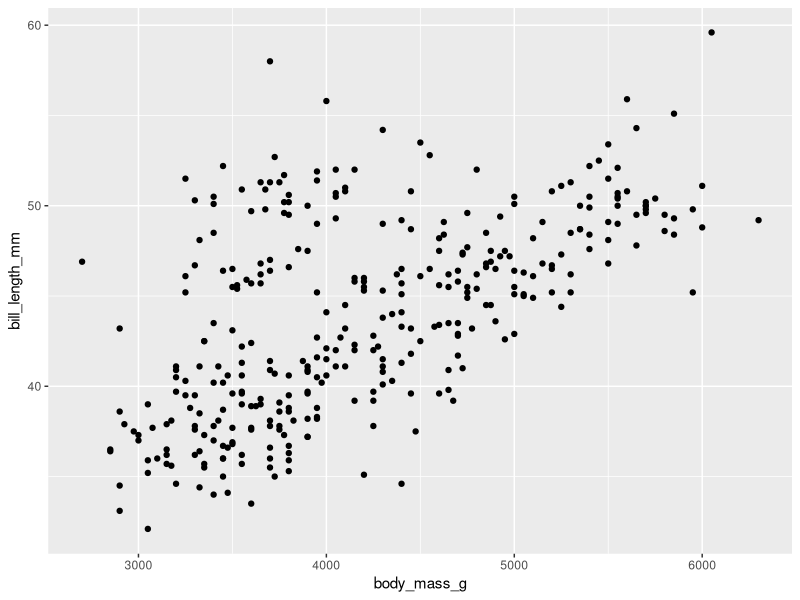
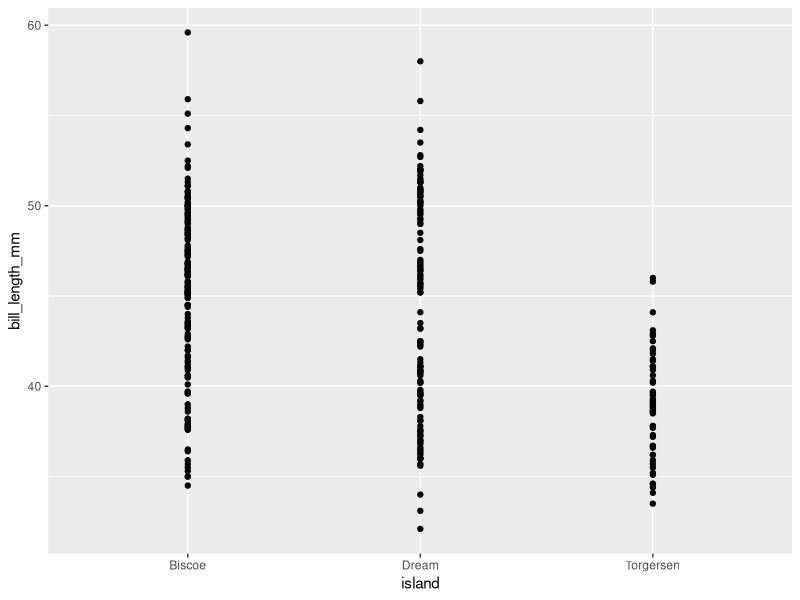
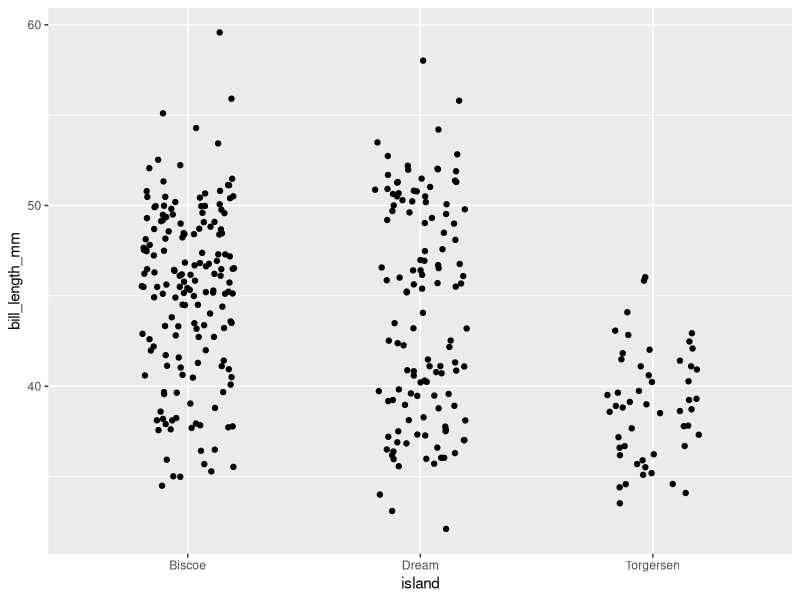

These charts were generated, in order, by the following R code:
## Session 2: Working directories, workflows, packages, and {ggplot2}
## June 16, 2022
## KFP


# -------------------------------- #

# working directory


## the working directory is the folder on your computer where R will look for files
## and export files to
## all files being used in the script *must* be in the working directory, or R will not be able to import them.


## you can access the current working directory using:
getwd()

## DO NOT SET THE WORKING DIRECTORY USING A HARD-CODED FILEPATH. 
## THAT IS A HORRIBLE WAY TO CODE.


## instead, create an Rproject for each of your projects
## Rprojects allow you to organize all your files and scripts within a single WD, 
## and will also allow you to open and run multiple projects simultaneously.


# -------------------------------- #

# packages

## packages are add-ons to R that allow us to perform additional functions
## packages can serve different purposes - statistical tests, data cleaning, graphs, etc.

## some packages are available on CRAN (the official R network), and some are available on GitHub.
## check out how to download and install packages here: https://github.com/kaizadp/introductoryR/wiki/packages

## you will need to install the packages only once, when you first install R/RStudio, or when you update R/RStudio.
## after that, you only need to load the packages using `library()`

# -------------------------------- #

# ggplot

# install.packages("ggplot2")
library(ggplot2)

## using {palmerpenguins} package to load a fun dataset
# install.packages("palmerpenguins")
library(palmerpenguins)

View(penguins)
names(penguins)

## more info here: https://github.com/kaizadp/introductoryR/wiki/ggplot2%3A-the-Grammar-of-Graphics

## basic scatterplot

ggplot(
  data = penguins, # set the source dataset
  aes(x = body_mass_g, y = bill_length_mm))+ # set x and y axes within the aesthetic
  geom_point() # add a geometry. in this case, geom_point --> scatterplot

ggplot(
  data = penguins,
  aes(x = island, y = bill_length_mm))+
  geom_point()

## using geom_jitter instead of geom_point
## jitter adds a small random noise along the x axis (in this case), so you can see all the points clearly
ggplot(data = penguins, 
       aes(x = island, y = bill_length_mm)) + 
  geom_jitter(width = 0.2)
